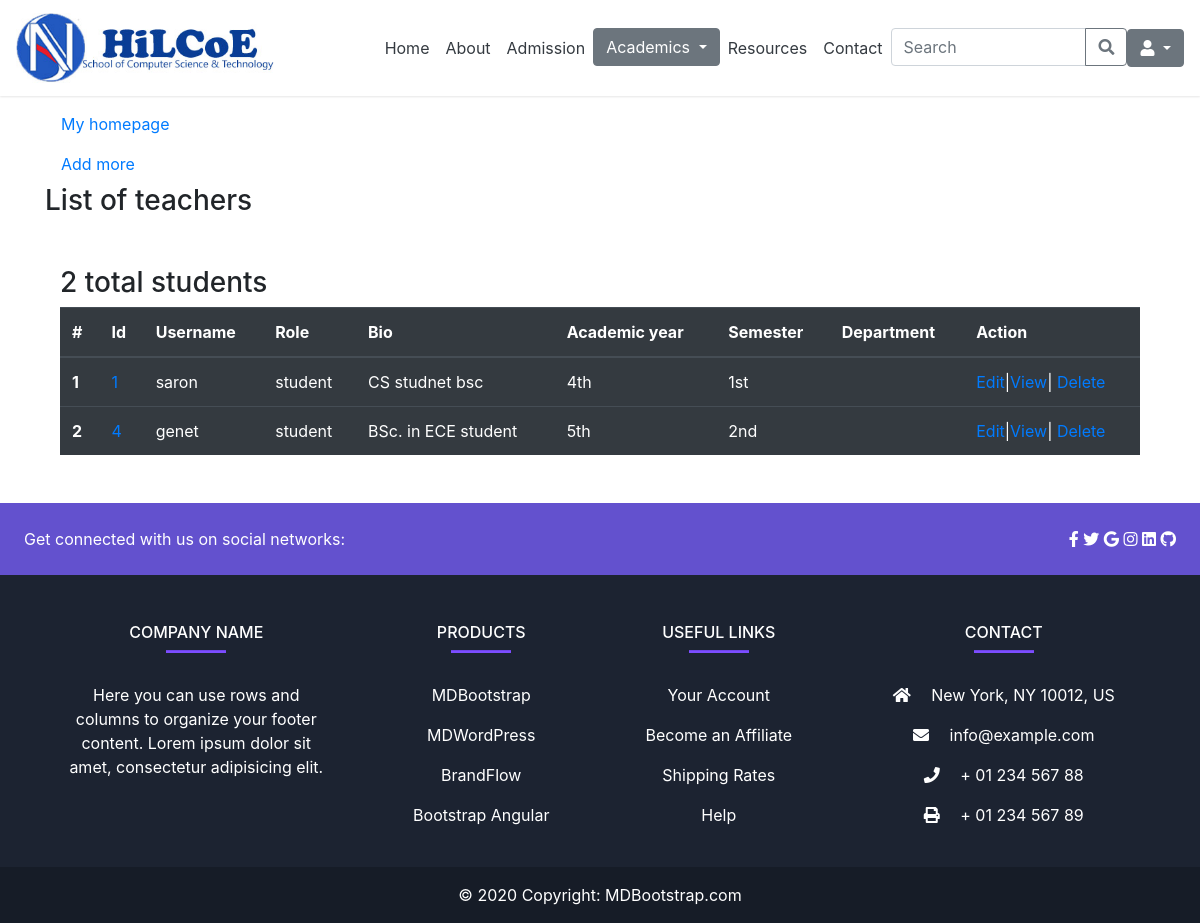
Before: /admin_app/student_list/ with the older database file.
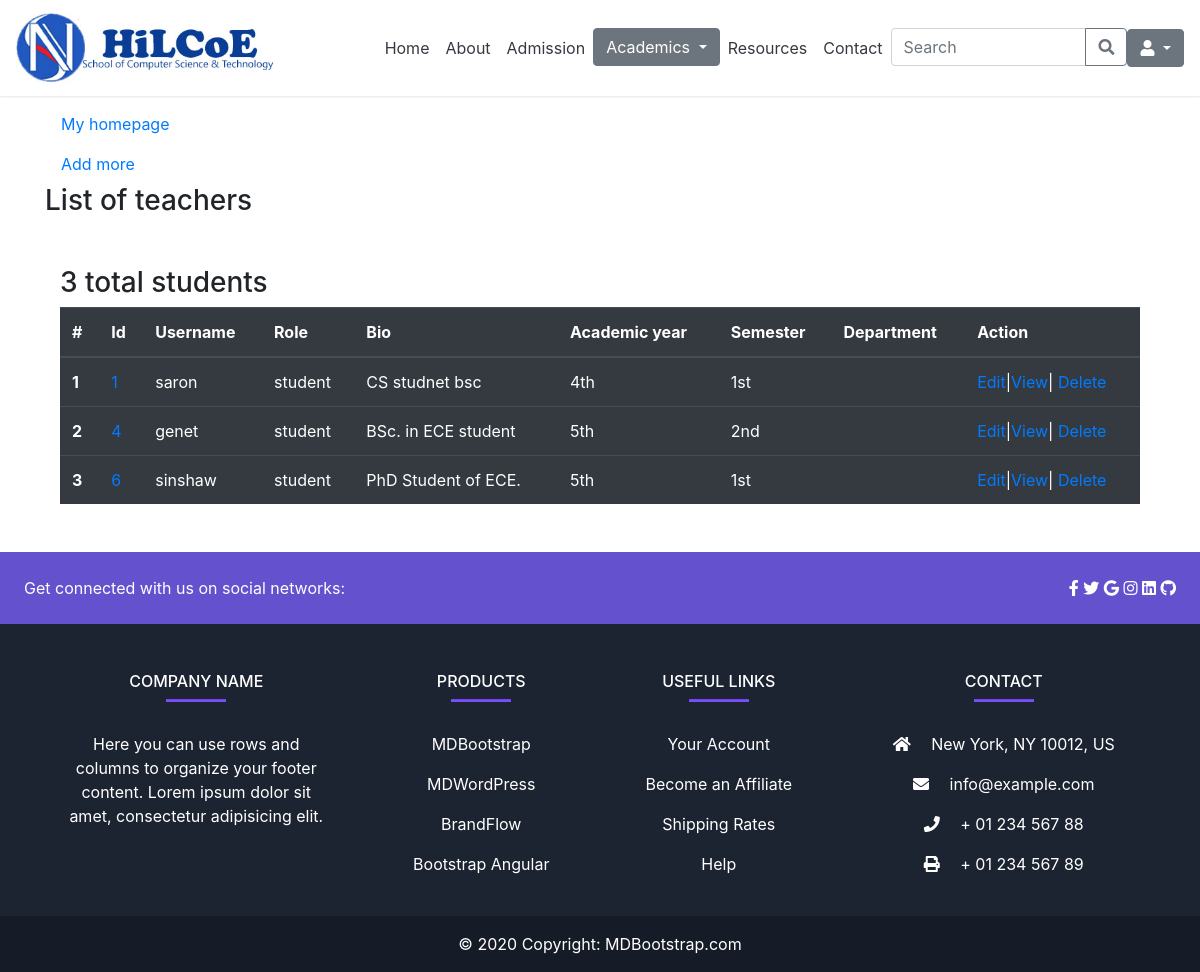
After: the same page with the newer database file.
### admin_app/models.py (models this page shows, shortened)
class UserProfile(models.Model):
    user = models.OneToOneField(User, on_delete=models.CASCADE)
    bio = models.TextField(default='Enter your bio briefly')
    role = models.CharField(max_length=20, choices=roles, default='student')
    department = models.ForeignKey(Department, on_delete=models.CASCADE, null=True, blank=True)
    academic_year = models.CharField(max_length=20, choices=year, null=True, blank=True)
    semester = models.CharField(max_length=20, choices=semester, null=True, blank=True)
    title = models.CharField(max_length=20, choices=title_choices, null=True, blank=True)

### admin_app/views.py (the view)
# urls.py: path('student_list/', views.student_list, name='student-list'),
def student_list(request):
   students = UserProfile.objects.filter(role='student')
   number_of_students = students.count()
   context = {
      'students': students,
      'number_of_students': number_of_students,
   }
   return render(request, 'admin_app/student_list.html', context)

### templates/admin_app/student_list.html (shortened to what this page needs)
{% extends 'base.html' %}
{% block content %}
<div class="container my-5">
    <a class="nav-link text-black" href="{% if user.is_superuser or user.is_staff %}
            {% url 'admin-dashboard' %}
            {% else %}
                {% url 'cs-bsc' %}
            {% endif %}">My homepage
    </a>
    <a class="nav-link text-black" href="{% url 'add-student' %}"> Add more </a>
    <h3>List of teachers </h3>
    <div class="container my-5">
        <h3>{{ number_of_students }} total students </h3>
        <table class="table table-dark">
          <thead>
            <tr>
              <th scope="col">#</th>
              <th scope="col">Id</th>
              <th scope="col"> Username </th>
              <th scope="col">Role</th>
              <th scope="col">Bio</th>
              <th scope="col">Academic year</th>
              <th scope="col">Semester</th>
              <th scope="col">Department</th>
              <th scope="col">Action</th>
            </tr>
          </thead>
          <tbody>
            {% for student in students %}
            <tr>
              <th scope="row">{{ forloop.counter }}</th>
              <td><a href="{% url 'student-detail' student_id=student.pk %}">{{ student.pk }}</a></td>
              <td>{{ student.user.username }}</td>
              <td>{{ student.role }}</td>
              <td>{{ student.bio|truncatechars:50 }}</td>
              <td> {{ student.academic_year }} </td>
              <td> {{ student.semester }} </td>
              <td> {{ teacher.department }} </td>
              <td><a href="{% url 'student-edit' student_id=student.pk %}">Edit</a>|<a href="{% url 'student-detail' student_id=student.pk %}">View</a>|
                <a href="{% url 'student-delete' student_id=student.pk %}">Delete</a></td>
            </tr>
            {% endfor %}
          </tbody>
        </table>
    </div>
    </div>
{% endblock %}

Changed rows visible on the page:
added UserProfile: pk "6", user.username "sinshaw", role "student", bio "PhD Student of ECE.", academic_year "5th", semester "1st"
Other visible differences:
{{ number_of_students }}: "2" → "3"
